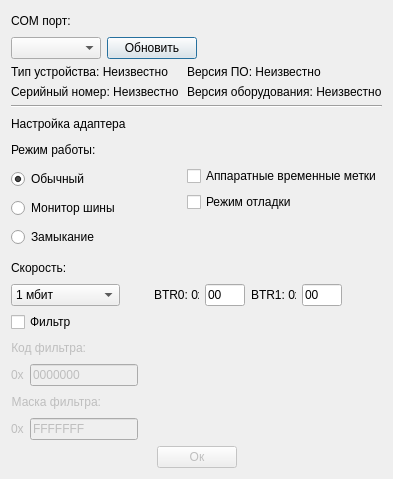
<?xml version="1.0" encoding="UTF-8"?>
<ui version="4.0">
 <class>CanDialog</class>
 <widget class="QDialog" name="CanDialog">
  <property name="geometry">
   <rect>
    <x>0</x>
    <y>0</y>
    <width>392</width>
    <height>510</height>
   </rect>
  </property>
  <property name="sizePolicy">
   <sizepolicy hsizetype="Minimum" vsizetype="Minimum">
    <horstretch>0</horstretch>
    <verstretch>0</verstretch>
   </sizepolicy>
  </property>
  <property name="windowTitle">
   <string>Vscan</string>
  </property>
  <property name="windowIcon">
   <iconset resource="resource.qrc">
    <normaloff>:/icon/koeikd.ico</normaloff>:/icon/koeikd.ico</iconset>
  </property>
  <layout class="QVBoxLayout" name="verticalLayout_10">
   <property name="sizeConstraint">
    <enum>QLayout::SetFixedSize</enum>
   </property>
   <item>
    <layout class="QHBoxLayout" name="horizontalLayout_5">
     <item>
      <layout class="QVBoxLayout" name="verticalLayout">
       <item>
        <layout class="QHBoxLayout" name="horizontalLayout">
         <item>
          <widget class="QLabel" name="comLabel">
           <property name="sizePolicy">
            <sizepolicy hsizetype="Fixed" vsizetype="Preferred">
             <horstretch>0</horstretch>
             <verstretch>0</verstretch>
            </sizepolicy>
           </property>
           <property name="text">
            <string>COM порт:</string>
           </property>
          </widget>
         </item>
         <item>
          <spacer name="horizontalSpacer_4">
           <property name="orientation">
            <enum>Qt::Horizontal</enum>
           </property>
           <property name="sizeHint" stdset="0">
            <size>
             <width>40</width>
             <height>20</height>
            </size>
           </property>
          </spacer>
         </item>
        </layout>
       </item>
       <item>
        <layout class="QHBoxLayout" name="horizontalLayout_4">
         <item>
          <widget class="QComboBox" name="comBox">
           <property name="sizePolicy">
            <sizepolicy hsizetype="Preferred" vsizetype="Preferred">
             <horstretch>0</horstretch>
             <verstretch>0</verstretch>
            </sizepolicy>
           </property>
          </widget>
         </item>
         <item>
          <widget class="QPushButton" name="refreshButton">
           <property name="text">
            <string>Обновить</string>
           </property>
          </widget>
         </item>
        </layout>
       </item>
      </layout>
     </item>
     <item>
      <spacer name="horizontalSpacer_5">
       <property name="orientation">
        <enum>Qt::Horizontal</enum>
       </property>
       <property name="sizeHint" stdset="0">
        <size>
         <width>40</width>
         <height>20</height>
        </size>
       </property>
      </spacer>
     </item>
    </layout>
   </item>
   <item>
    <layout class="QHBoxLayout" name="horizontalLayout_2">
     <property name="sizeConstraint">
      <enum>QLayout::SetFixedSize</enum>
     </property>
     <item>
      <layout class="QVBoxLayout" name="verticalLayout_2">
       <item>
        <widget class="QLabel" name="hwtypeLabel">
         <property name="sizePolicy">
          <sizepolicy hsizetype="Expanding" vsizetype="Preferred">
           <horstretch>0</horstretch>
           <verstretch>0</verstretch>
          </sizepolicy>
         </property>
         <property name="text">
          <string>Тип устройства: Неизвестно</string>
         </property>
        </widget>
       </item>
       <item>
        <widget class="QLabel" name="snLabel">
         <property name="sizePolicy">
          <sizepolicy hsizetype="Expanding" vsizetype="Preferred">
           <horstretch>0</horstretch>
           <verstretch>0</verstretch>
          </sizepolicy>
         </property>
         <property name="text">
          <string>Серийный номер: Неизвестно</string>
         </property>
        </widget>
       </item>
      </layout>
     </item>
     <item>
      <layout class="QVBoxLayout" name="verticalLayout_3">
       <item>
        <widget class="QLabel" name="swlabel">
         <property name="sizePolicy">
          <sizepolicy hsizetype="Expanding" vsizetype="Preferred">
           <horstretch>0</horstretch>
           <verstretch>0</verstretch>
          </sizepolicy>
         </property>
         <property name="text">
          <string>Версия ПО: Неизвестно</string>
         </property>
        </widget>
       </item>
       <item>
        <widget class="QLabel" name="hwLabel">
         <property name="sizePolicy">
          <sizepolicy hsizetype="Expanding" vsizetype="Preferred">
           <horstretch>0</horstretch>
           <verstretch>0</verstretch>
          </sizepolicy>
         </property>
         <property name="text">
          <string>Версия оборудования: Неизвестно</string>
         </property>
        </widget>
       </item>
      </layout>
     </item>
    </layout>
   </item>
   <item>
    <widget class="Line" name="line">
     <property name="orientation">
      <enum>Qt::Horizontal</enum>
     </property>
    </widget>
   </item>
   <item>
    <layout class="QHBoxLayout" name="horizontalLayout_8">
     <item>
      <widget class="QLabel" name="configLabel">
       <property name="sizePolicy">
        <sizepolicy hsizetype="Expanding" vsizetype="Preferred">
         <horstretch>0</horstretch>
         <verstretch>0</verstretch>
        </sizepolicy>
       </property>
       <property name="text">
        <string>Настройка адаптера</string>
       </property>
      </widget>
     </item>
     <item>
      <spacer name="horizontalSpacer_7">
       <property name="orientation">
        <enum>Qt::Horizontal</enum>
       </property>
       <property name="sizeHint" stdset="0">
        <size>
         <width>40</width>
         <height>20</height>
        </size>
       </property>
      </spacer>
     </item>
    </layout>
   </item>
   <item>
    <layout class="QVBoxLayout" name="verticalLayout_6">
     <item>
      <layout class="QHBoxLayout" name="horizontalLayout_7">
       <item>
        <widget class="QLabel" name="label">
         <property name="sizePolicy">
          <sizepolicy hsizetype="Expanding" vsizetype="Preferred">
           <horstretch>0</horstretch>
           <verstretch>0</verstretch>
          </sizepolicy>
         </property>
         <property name="text">
          <string>Режим работы:</string>
         </property>
        </widget>
       </item>
       <item>
        <spacer name="horizontalSpacer">
         <property name="orientation">
          <enum>Qt::Horizontal</enum>
         </property>
         <property name="sizeHint" stdset="0">
          <size>
           <width>40</width>
           <height>20</height>
          </size>
         </property>
        </spacer>
       </item>
      </layout>
     </item>
     <item>
      <layout class="QHBoxLayout" name="horizontalLayout_6">
       <item>
        <layout class="QVBoxLayout" name="verticalLayout_5">
         <item>
          <widget class="QRadioButton" name="normalRadioButton">
           <property name="sizePolicy">
            <sizepolicy hsizetype="Expanding" vsizetype="Fixed">
             <horstretch>0</horstretch>
             <verstretch>0</verstretch>
            </sizepolicy>
           </property>
           <property name="text">
            <string>Обычный</string>
           </property>
           <property name="checked">
            <bool>true</bool>
           </property>
          </widget>
         </item>
         <item>
          <widget class="QRadioButton" name="listenRadioButton">
           <property name="sizePolicy">
            <sizepolicy hsizetype="Expanding" vsizetype="Fixed">
             <horstretch>0</horstretch>
             <verstretch>0</verstretch>
            </sizepolicy>
           </property>
           <property name="text">
            <string>Монитор шины</string>
           </property>
          </widget>
         </item>
         <item>
          <widget class="QRadioButton" name="selfRadioButton">
           <property name="sizePolicy">
            <sizepolicy hsizetype="Expanding" vsizetype="Fixed">
             <horstretch>0</horstretch>
             <verstretch>0</verstretch>
            </sizepolicy>
           </property>
           <property name="text">
            <string>Замыкание</string>
           </property>
          </widget>
         </item>
        </layout>
       </item>
       <item>
        <spacer name="horizontalSpacer_6">
         <property name="orientation">
          <enum>Qt::Horizontal</enum>
         </property>
         <property name="sizeHint" stdset="0">
          <size>
           <width>40</width>
           <height>20</height>
          </size>
         </property>
        </spacer>
       </item>
       <item>
        <layout class="QVBoxLayout" name="verticalLayout_4">
         <item>
          <widget class="QCheckBox" name="hwTimeBox">
           <property name="sizePolicy">
            <sizepolicy hsizetype="Expanding" vsizetype="Fixed">
             <horstretch>0</horstretch>
             <verstretch>0</verstretch>
            </sizepolicy>
           </property>
           <property name="text">
            <string>Аппаратные временные метки</string>
           </property>
          </widget>
         </item>
         <item>
          <widget class="QCheckBox" name="debugBox">
           <property name="sizePolicy">
            <sizepolicy hsizetype="Expanding" vsizetype="Fixed">
             <horstretch>0</horstretch>
             <verstretch>0</verstretch>
            </sizepolicy>
           </property>
           <property name="text">
            <string>Режим отладки</string>
           </property>
          </widget>
         </item>
         <item>
          <spacer name="verticalSpacer">
           <property name="orientation">
            <enum>Qt::Vertical</enum>
           </property>
           <property name="sizeHint" stdset="0">
            <size>
             <width>20</width>
             <height>40</height>
            </size>
           </property>
          </spacer>
         </item>
        </layout>
       </item>
      </layout>
     </item>
    </layout>
   </item>
   <item>
    <layout class="QVBoxLayout" name="verticalLayout_9">
     <item>
      <layout class="QHBoxLayout" name="horizontalLayout_12">
       <item>
        <widget class="QLabel" name="speedLabel">
         <property name="sizePolicy">
          <sizepolicy hsizetype="Expanding" vsizetype="Preferred">
           <horstretch>0</horstretch>
           <verstretch>0</verstretch>
          </sizepolicy>
         </property>
         <property name="text">
          <string>Скорость:</string>
         </property>
        </widget>
       </item>
       <item>
        <spacer name="horizontalSpacer_11">
         <property name="orientation">
          <enum>Qt::Horizontal</enum>
         </property>
         <property name="sizeHint" stdset="0">
          <size>
           <width>40</width>
           <height>20</height>
          </size>
         </property>
        </spacer>
       </item>
      </layout>
     </item>
     <item>
      <layout class="QHBoxLayout" name="horizontalLayout_10">
       <item>
        <widget class="QComboBox" name="speedBox">
         <property name="sizePolicy">
          <sizepolicy hsizetype="Maximum" vsizetype="Fixed">
           <horstretch>0</horstretch>
           <verstretch>0</verstretch>
          </sizepolicy>
         </property>
         <property name="maximumSize">
          <size>
           <width>150</width>
           <height>16777215</height>
          </size>
         </property>
         <property name="currentIndex">
          <number>8</number>
         </property>
         <item>
          <property name="text">
           <string>BTR регистры</string>
          </property>
         </item>
         <item>
          <property name="text">
           <string>20 кбит</string>
          </property>
         </item>
         <item>
          <property name="text">
           <string>50 кбит</string>
          </property>
         </item>
         <item>
          <property name="text">
           <string>100 кбит</string>
          </property>
         </item>
         <item>
          <property name="text">
           <string>125 кбит</string>
          </property>
         </item>
         <item>
          <property name="text">
           <string>250 кбит</string>
          </property>
         </item>
         <item>
          <property name="text">
           <string>500 кбит</string>
          </property>
         </item>
         <item>
          <property name="text">
           <string>800 кбит</string>
          </property>
         </item>
         <item>
          <property name="text">
           <string>1 мбит</string>
          </property>
         </item>
        </widget>
       </item>
       <item>
        <spacer name="horizontalSpacer_9">
         <property name="orientation">
          <enum>Qt::Horizontal</enum>
         </property>
         <property name="sizeHint" stdset="0">
          <size>
           <width>28</width>
           <height>20</height>
          </size>
         </property>
        </spacer>
       </item>
       <item>
        <layout class="QHBoxLayout" name="horizontalLayout_9">
         <item>
          <widget class="QLabel" name="btr0Label">
           <property name="sizePolicy">
            <sizepolicy hsizetype="Maximum" vsizetype="Preferred">
             <horstretch>0</horstretch>
             <verstretch>0</verstretch>
            </sizepolicy>
           </property>
           <property name="maximumSize">
            <size>
             <width>45</width>
             <height>16777215</height>
            </size>
           </property>
           <property name="text">
            <string>BTR0: 0x</string>
           </property>
          </widget>
         </item>
         <item>
          <widget class="CanMessageEdit" name="btr0Edit">
           <property name="sizePolicy">
            <sizepolicy hsizetype="Maximum" vsizetype="Fixed">
             <horstretch>0</horstretch>
             <verstretch>0</verstretch>
            </sizepolicy>
           </property>
           <property name="maximumSize">
            <size>
             <width>40</width>
             <height>16777215</height>
            </size>
           </property>
           <property name="text">
            <string>00</string>
           </property>
          </widget>
         </item>
         <item>
          <widget class="QLabel" name="btr1Label">
           <property name="sizePolicy">
            <sizepolicy hsizetype="Maximum" vsizetype="Preferred">
             <horstretch>0</horstretch>
             <verstretch>0</verstretch>
            </sizepolicy>
           </property>
           <property name="maximumSize">
            <size>
             <width>45</width>
             <height>16777215</height>
            </size>
           </property>
           <property name="text">
            <string>BTR1: 0x</string>
           </property>
          </widget>
         </item>
         <item>
          <widget class="CanMessageEdit" name="btr1Edit">
           <property name="sizePolicy">
            <sizepolicy hsizetype="Maximum" vsizetype="Fixed">
             <horstretch>0</horstretch>
             <verstretch>0</verstretch>
            </sizepolicy>
           </property>
           <property name="maximumSize">
            <size>
             <width>40</width>
             <height>16777215</height>
            </size>
           </property>
           <property name="text">
            <string>00</string>
           </property>
          </widget>
         </item>
        </layout>
       </item>
       <item>
        <spacer name="horizontalSpacer_8">
         <property name="orientation">
          <enum>Qt::Horizontal</enum>
         </property>
         <property name="sizeHint" stdset="0">
          <size>
           <width>40</width>
           <height>20</height>
          </size>
         </property>
        </spacer>
       </item>
      </layout>
     </item>
    </layout>
   </item>
   <item>
    <layout class="QVBoxLayout" name="verticalLayout_8">
     <item>
      <widget class="QCheckBox" name="filterBox">
       <property name="text">
        <string>Фильтр</string>
       </property>
      </widget>
     </item>
     <item>
      <layout class="QVBoxLayout" name="verticalLayout_7">
       <item>
        <layout class="QHBoxLayout" name="horizontalLayout_11">
         <item>
          <widget class="QLabel" name="codeLabel">
           <property name="enabled">
            <bool>false</bool>
           </property>
           <property name="layoutDirection">
            <enum>Qt::LeftToRight</enum>
           </property>
           <property name="text">
            <string>Код фильтра:</string>
           </property>
           <property name="alignment">
            <set>Qt::AlignRight|Qt::AlignTrailing|Qt::AlignVCenter</set>
           </property>
          </widget>
         </item>
         <item>
          <spacer name="horizontalSpacer_10">
           <property name="orientation">
            <enum>Qt::Horizontal</enum>
           </property>
           <property name="sizeHint" stdset="0">
            <size>
             <width>40</width>
             <height>20</height>
            </size>
           </property>
          </spacer>
         </item>
        </layout>
       </item>
       <item>
        <layout class="QHBoxLayout" name="horizontalLayout_13">
         <item>
          <widget class="QLabel" name="code0xLabel">
           <property name="enabled">
            <bool>false</bool>
           </property>
           <property name="text">
            <string>0x</string>
           </property>
          </widget>
         </item>
         <item>
          <widget class="CanMessageEdit" name="codeFilterLine">
           <property name="enabled">
            <bool>false</bool>
           </property>
           <property name="sizePolicy">
            <sizepolicy hsizetype="Maximum" vsizetype="Fixed">
             <horstretch>0</horstretch>
             <verstretch>0</verstretch>
            </sizepolicy>
           </property>
           <property name="maximumSize">
            <size>
             <width>200</width>
             <height>16777215</height>
            </size>
           </property>
           <property name="text">
            <string>0000000</string>
           </property>
          </widget>
         </item>
         <item>
          <spacer name="horizontalSpacer_13">
           <property name="orientation">
            <enum>Qt::Horizontal</enum>
           </property>
           <property name="sizeHint" stdset="0">
            <size>
             <width>40</width>
             <height>20</height>
            </size>
           </property>
          </spacer>
         </item>
        </layout>
       </item>
      </layout>
     </item>
     <item>
      <layout class="QHBoxLayout" name="horizontalLayout_15">
       <item>
        <widget class="QLabel" name="maskLabel">
         <property name="enabled">
          <bool>false</bool>
         </property>
         <property name="text">
          <string>Маска фильтра:</string>
         </property>
         <property name="alignment">
          <set>Qt::AlignRight|Qt::AlignTrailing|Qt::AlignVCenter</set>
         </property>
        </widget>
       </item>
       <item>
        <spacer name="horizontalSpacer_12">
         <property name="orientation">
          <enum>Qt::Horizontal</enum>
         </property>
         <property name="sizeHint" stdset="0">
          <size>
           <width>40</width>
           <height>20</height>
          </size>
         </property>
        </spacer>
       </item>
      </layout>
     </item>
     <item>
      <layout class="QHBoxLayout" name="horizontalLayout_14">
       <item>
        <widget class="QLabel" name="mask0xLabel">
         <property name="enabled">
          <bool>false</bool>
         </property>
         <property name="text">
          <string>0x</string>
         </property>
        </widget>
       </item>
       <item>
        <widget class="CanMessageEdit" name="maskFilterLine">
         <property name="enabled">
          <bool>false</bool>
         </property>
         <property name="sizePolicy">
          <sizepolicy hsizetype="Maximum" vsizetype="Fixed">
           <horstretch>0</horstretch>
           <verstretch>0</verstretch>
          </sizepolicy>
         </property>
         <property name="maximumSize">
          <size>
           <width>200</width>
           <height>16777215</height>
          </size>
         </property>
         <property name="text">
          <string>FFFFFFF</string>
         </property>
        </widget>
       </item>
       <item>
        <spacer name="horizontalSpacer_14">
         <property name="orientation">
          <enum>Qt::Horizontal</enum>
         </property>
         <property name="sizeHint" stdset="0">
          <size>
           <width>40</width>
           <height>20</height>
          </size>
         </property>
        </spacer>
       </item>
      </layout>
     </item>
    </layout>
   </item>
   <item>
    <layout class="QHBoxLayout" name="horizontalLayout_3">
     <item>
      <spacer name="horizontalSpacer_2">
       <property name="orientation">
        <enum>Qt::Horizontal</enum>
       </property>
       <property name="sizeHint" stdset="0">
        <size>
         <width>40</width>
         <height>20</height>
        </size>
       </property>
      </spacer>
     </item>
     <item>
      <widget class="QPushButton" name="okButton">
       <property name="enabled">
        <bool>false</bool>
       </property>
       <property name="text">
        <string>Ок</string>
       </property>
      </widget>
     </item>
     <item>
      <spacer name="horizontalSpacer_3">
       <property name="orientation">
        <enum>Qt::Horizontal</enum>
       </property>
       <property name="sizeHint" stdset="0">
        <size>
         <width>40</width>
         <height>20</height>
        </size>
       </property>
      </spacer>
     </item>
    </layout>
   </item>
  </layout>
 </widget>
 <customwidgets>
  <customwidget>
   <class>CanMessageEdit</class>
   <extends>QLineEdit</extends>
   <header>canmessageedit.h</header>
  </customwidget>
 </customwidgets>
 <resources>
  <include location="resource.qrc"/>
 </resources>
 <connections/>
</ui>
